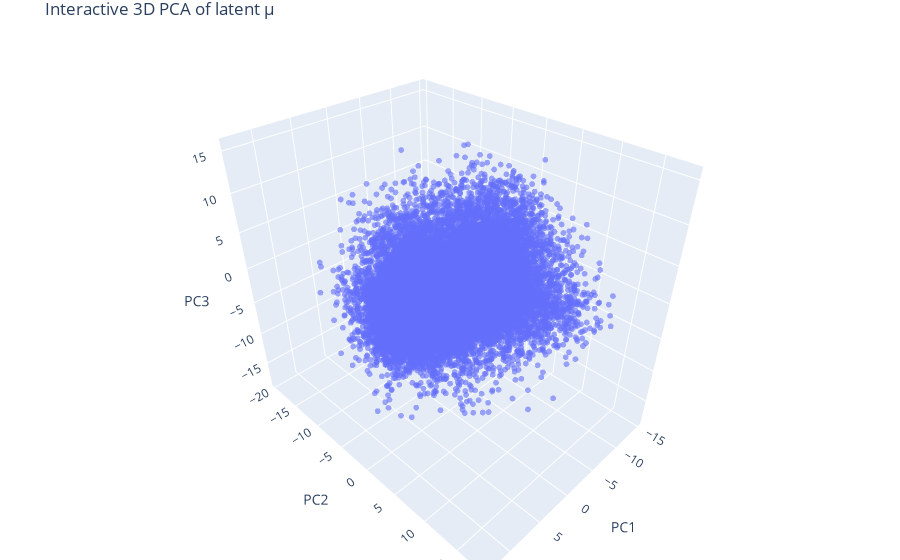

Notebook code for this chart:
### Code cell
plot_pca_3d_interactive(mu)

### Figure 1 — Plotly figure (JSON) as saved in the notebook; plotly's stock layout.template omitted (floating-point values rounded to 4 significant figures; data arrays with more than 128 entries replaced by an {"elided": "..."} marker saying what was removed)
{"data": [{"marker": {"opacity": 0.6, "size": 2}, "mode": "markers", "type": "scatter3d", "x": {"elided": "19867 float values"}, "y": {"elided": "19867 float values"}, "z": {"elided": "19867 float values"}}], "layout": {"margin": {"b": 0, "l": 0, "r": 0, "t": 30}, "scene": {"xaxis": {"title": {"text": "PC1"}}, "yaxis": {"title": {"text": "PC2"}}, "zaxis": {"title": {"text": "PC3"}}}, "title": {"text": "Interactive 3D PCA of latent μ"}}}
